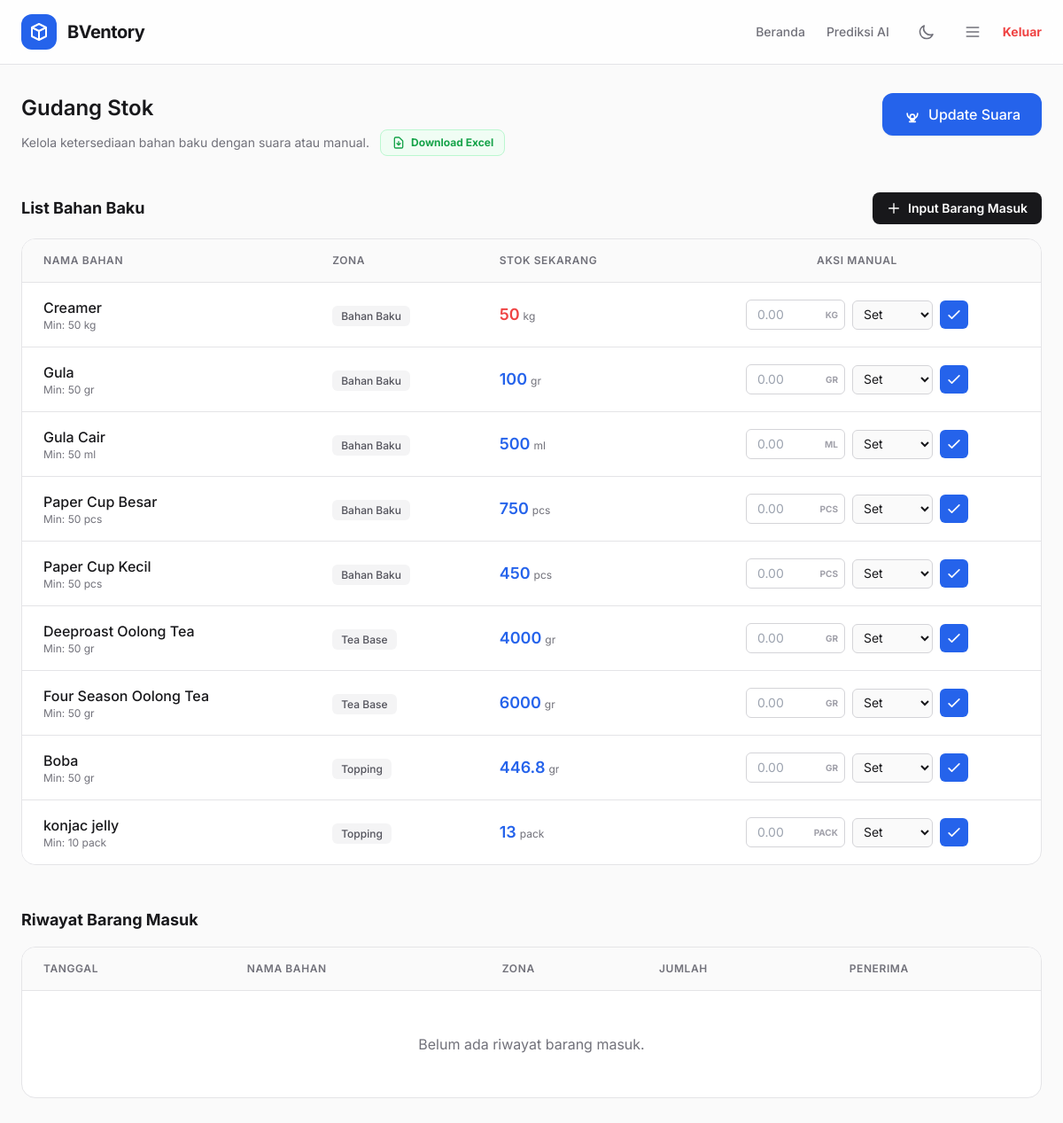
Screenshot of /gudang/ (signed in) with the database file from the repository.
### inventory/models.py (models this page shows, shortened)
class BahanBaku(models.Model):
    ZONA_CHOICES = [('TOPPING', 'Topping'), ('TEA', 'Tea Base'), ('DAIRY', 'Dairy'), ('BAHAN_BAKU', 'Bahan Baku')]
    nama_bahan = models.CharField(max_length=100)
    stok_sekarang = models.FloatField(default=0)
    stok_minimal = models.FloatField(default=50) # Info stok menipis
    satuan = models.CharField(max_length=20, default='gr')
    kategori_zona = models.CharField(max_length=20, choices=ZONA_CHOICES)

### inventory/views.py (the view)
# urls.py: path('gudang/', halaman_gudang, name='halaman_gudang'),
@login_required
def halaman_gudang(request):
    semua_bahan = BahanBaku.objects.all().order_by('kategori_zona', 'nama_bahan')
    riwayat_masuk = BarangMasuk.objects.all()[:10]
    return render(request, 'inventory/gudang.html', {
        'semua_bahan': semua_bahan,
        'riwayat_masuk': riwayat_masuk
    })

### inventory/templates/inventory/gudang.html (shortened to what this page needs)
<!DOCTYPE html>
<html lang="id">
<head>
    <script src="https://cdn.tailwindcss.com"></script>
</head>
<body class="bg-zinc-50 dark:bg-zinc-900 text-zinc-900 dark:text-zinc-100 transition-colors duration-200">
    <header
        class="sticky-header px-6 py-4 mb-8 bg-white/80 dark:bg-zinc-900/80 border-b border-zinc-200 dark:border-zinc-800">
        <div class="max-w-7xl mx-auto flex justify-between items-center">
            <a href="/" class="flex items-center gap-3">
                <div class="w-10 h-10 bg-primary rounded-xl flex items-center justify-center text-white font-bold">
                    <svg class="w-6 h-6" fill="none" stroke="currentColor" viewBox="0 0 24 24">
                        <path stroke-linecap="round" stroke-linejoin="round" stroke-width="2"
                            d="M20 7l-8-4-8 4m16 0l-8 4m8-4v10l-8 4m0-10L4 7m8 4v10M4 7v10l8 4"></path>
                    </svg>
                </div>
                <h1 class="text-xl font-bold tracking-tight hidden sm:block">BVentory</h1>
            </a>
            <div class="flex items-center gap-4">
                <nav class="flex gap-4 sm:gap-6 mr-2">
                    <a href="/"
                        class="text-sm font-medium text-zinc-500 hover:text-primary dark:text-zinc-400 dark:hover:text-zinc-200 transition-colors">Beranda</a>
                    <a href="{% url 'halaman_prediksi' %}"
                        class="text-sm font-medium text-zinc-500 hover:text-primary dark:text-zinc-400 dark:hover:text-zinc-200 transition-colors">Prediksi
                        AI</a>
                </nav>
                <button onclick="toggleDarkMode()"
                    class="p-2 rounded-lg text-zinc-500 hover:bg-zinc-100 dark:text-zinc-400 dark:hover:bg-zinc-800 transition-colors">
                    <svg class="w-5 h-5 block dark:hidden" fill="none" stroke="currentColor" viewBox="0 0 24 24">
                        <path stroke-linecap="round" stroke-linejoin="round" stroke-width="2"
                            d="M20.354 15.354A9 9 0 018.646 3.646 9.003 9.003 0 0012 21a9.003 9.003 0 008.354-5.646z">
                        </path>
                    </svg>
                </button>
                <button onclick="toggleSidebar()"
                    class="p-2 rounded-lg text-zinc-500 hover:bg-zinc-100 dark:text-zinc-400 dark:hover:bg-zinc-800 transition-colors">
                    <svg class="w-5 h-5" fill="none" stroke="currentColor" viewBox="0 0 24 24">
                        <path stroke-linecap="round" stroke-linejoin="round" stroke-width="2"
                            d="M4 6h16M4 12h16M4 18h16"></path>
                    </svg>
                </button>
                <a href="{% url 'logout' %}" onclick="confirmLogout(event)"
                    class="text-sm font-bold text-red-500 hover:text-red-600 {% if request.user.profile.role == 'MANAGER' %}inline-block{% else %}hidden sm:inline{% endif %}">Keluar</a>
            </div>
        </div>
    </header>
    <main class="max-w-7xl mx-auto px-6 pb-20">
        <div class="flex flex-col md:flex-row justify-between items-start md:items-center gap-6 mb-10">
            <div class="flex flex-col gap-2">
                <h2 class="text-2xl font-semibold">Gudang Stok</h2>
                <div class="flex items-center gap-3">
                    <p class="text-zinc-500 dark:text-zinc-400 text-sm">Kelola ketersediaan bahan baku dengan suara atau manual.</p>
                    <a href="{% url 'download_excel_stok' %}" class="flex items-center gap-1.5 text-xs font-bold text-green-600 hover:text-green-700 bg-green-50 dark:bg-green-900/20 px-3 py-1.5 rounded-lg border border-green-200 dark:border-green-800 transition-colors">
                        <svg class="w-4 h-4" fill="none" stroke="currentColor" viewBox="0 0 24 24"><path stroke-linecap="round" stroke-linejoin="round" stroke-width="2" d="M12 10v6m0 0l-3-3m3 3l3-3m2 8H7a2 2 0 01-2-2V5a2 2 0 012-2h5.586a1 1 0 01.707.293l5.414 5.414a1 1 0 01.293.707V19a2 2 0 01-2 2z"></path></svg>
                        Download Excel
                    </a>
                </div>
            </div>
            <div class="flex flex-col items-end gap-2">
                {% if request.user.profile.role != 'MANAGER' %}
                <button id="mic-btn" onclick="toggleRecognition()" class="btn-voice shadow-sm">
                    <svg class="w-5 h-5" fill="none" stroke="currentColor" viewBox="0 0 24 24">
                        <path stroke-linecap="round" stroke-linejoin="round" stroke-width="2"
                            d="M19 11a7 7 0 01-7 7m0 0a7 7 0 01-7-7m7 7v4m0 0H8m4 0h4m-4-10a3 3 0 00-3 3v2a3 3 0 006 0v-2a3 3 0 00-3-3z">
                        </path>
                    </svg>
                    <span>Update Suara</span>
                </button>
                {% endif %}
            </div>
        </div>
        <div class="mb-12">
            <div class="flex justify-between items-center mb-4">
                <h3 class="text-lg font-bold">List Bahan Baku</h3>
                <button onclick="toggleModal('modal-masuk')" class="flex items-center gap-2 px-4 py-2 bg-zinc-900 dark:bg-zinc-100 text-white dark:text-zinc-900 rounded-lg text-sm font-semibold hover:opacity-90 transition-opacity">
                    <svg class="w-4 h-4" fill="none" stroke="currentColor" viewBox="0 0 24 24"><path stroke-linecap="round" stroke-linejoin="round" stroke-width="2" d="M12 4v16m8-8H4"></path></svg>
                    Input Barang Masuk
                </button>
            </div>
            <div class="card overflow-hidden bg-white dark:bg-zinc-800 border border-zinc-200 dark:border-zinc-700">
                <div class="overflow-x-auto">
                    <table class="w-full text-left border-collapse">
                        <thead>
                            <tr class="bg-zinc-50 dark:bg-zinc-800/50 text-zinc-500 dark:text-zinc-400 text-xs uppercase tracking-wider border-b border-zinc-200 dark:border-zinc-700">
                                <th class="sticky-col-header bg-zinc-50 dark:bg-zinc-800 px-6 py-4 font-semibold">Nama Bahan</th>
                                <th class="px-6 py-4 font-semibold">Zona</th>
                                <th class="px-6 py-4 font-semibold">Stok Sekarang</th>
                                <th class="px-6 py-4 font-semibold text-center">Aksi Manual</th>
                            </tr>
                        </thead>
                        <tbody class="divide-y divide-zinc-200 dark:divide-zinc-700">
                            {% for bahan in semua_bahan %}
                            <tr class="hover:bg-zinc-50 dark:hover:bg-zinc-700/50 transition-colors">
                                <td class="sticky-col bg-white dark:bg-zinc-800 px-6 py-4">
                                    <div class="font-medium text-zinc-900 dark:text-zinc-100">{{ bahan.nama_bahan }}</div>
                                    <div class="text-xs text-zinc-500 dark:text-zinc-400">
                                        Min: {{ bahan.stok_minimal|floatformat }} {{ bahan.satuan }}
                                    </div>
                                </td>
                                <td class="px-6 py-4">
                                    <span class="px-2.5 py-1 bg-zinc-100 dark:bg-zinc-700 text-zinc-600 dark:text-zinc-300 rounded-md text-xs font-medium whitespace-nowrap">
                                        {{ bahan.get_kategori_zona_display }}
                                    </span>
                                </td>
                                <td class="px-6 py-4">
                                    <div class="flex items-baseline gap-1">
                                        <span class="text-lg font-semibold {% if bahan.stok_sekarang <= bahan.stok_minimal %}text-red-500{% else %}text-primary{% endif %}">
                                            {% if bahan.satuan == 'pack' or bahan.satuan == 'pcs' %}
                                                {{ bahan.stok_sekarang|floatformat:0 }}
                                            {% else %}
                                                {{ bahan.stok_sekarang|floatformat }}
                                            {% endif %}
                                        </span>
                                        <span class="text-xs text-zinc-500 dark:text-zinc-400">{{ bahan.satuan }}</span>
                                    </div>
                                </td>
                                <td class="px-6 py-4">
                                    {% if request.user.profile.role != 'MANAGER' %}
                                    <form onsubmit="updateManual(event)" class="flex items-center justify-center gap-2">
                                        <div class="relative">
                                            <input type="number" name="stok_baru" step="0.01"
                                                class="w-28 pl-3 pr-8 py-1.5 border border-zinc-300 dark:border-zinc-600 bg-white dark:bg-zinc-800 rounded-md text-sm focus:ring-2 focus:ring-primary outline-none transition-shadow"
                                                placeholder="0.00">
                                            <span id="unit-label-{{ bahan.id }}" class="absolute right-2 top-1/2 -translate-y-1/2 text-[10px] text-zinc-400 font-bold uppercase pointer-events-none">
                                            </span>
                                        </div>
                                        <select name="tipe_update" onchange="updateUnitLabel(this, '{{ bahan.id }}', '{{ bahan.satuan|upper }}')"
                                            class="px-2 py-1.5 bg-zinc-50 dark:bg-zinc-800 border border-zinc-300 dark:border-zinc-600 rounded-md text-sm outline-none focus:ring-2 focus:ring-primary">
                                            <option value="set_kg">Set</option>
                                        </select>
                                        <button type="submit"
                                            class="p-1.5 bg-primary text-white rounded-md hover:bg-primary_hover transition-colors">
                                            <svg class="w-5 h-5" fill="none" stroke="currentColor" viewBox="0 0 24 24">
                                                <path stroke-linecap="round" stroke-linejoin="round" stroke-width="2"
                                                    d="M5 13l4 4L19 7"></path>
                                            </svg>
                                        </button>
                                    </form>
                                    {% else %}
                                    <div class="text-xs text-zinc-400 dark:text-zinc-500 italic text-center font-medium">Hanya Bisa Memantau</div>
                                    {% endif %}
                                </td>
                            </tr>
                            {% endfor %}
                        </tbody>
                    </table>
                </div>
            </div>
        </div>
        <div class="mb-12">
            <h3 class="text-lg font-bold mb-4">Riwayat Barang Masuk</h3>
            <div class="card overflow-hidden bg-white dark:bg-zinc-800 border border-zinc-200 dark:border-zinc-700">
                <div class="overflow-x-auto">
                    <table class="w-full text-left border-collapse">
                        <thead>
                            <tr class="bg-zinc-50 dark:bg-zinc-800/50 text-zinc-500 dark:text-zinc-400 text-xs uppercase tracking-wider border-b border-zinc-200 dark:border-zinc-700">
                                <th class="px-6 py-4 font-semibold">Tanggal</th>
                                <th class="px-6 py-4 font-semibold">Nama Bahan</th>
                                <th class="px-6 py-4 font-semibold">Zona</th>
                                <th class="px-6 py-4 font-semibold">Jumlah</th>
                                <th class="px-6 py-4 font-semibold">Penerima</th>
                            </tr>
                        </thead>
                        <tbody class="divide-y divide-zinc-200 dark:divide-zinc-700">
                            {% for masuk in riwayat_masuk %}
                            <tr class="hover:bg-zinc-50 dark:hover:bg-zinc-700/50 transition-colors">
                                <td class="px-6 py-4 text-sm text-zinc-500 dark:text-zinc-400">
                                    {{ masuk.tanggal|date:"d M Y, H:i" }}
                                </td>
                                <td class="px-6 py-4 font-medium">{{ masuk.bahan.nama_bahan }}</td>
                                <td class="px-6 py-4">
                                    <span class="px-2 py-0.5 bg-zinc-100 dark:bg-zinc-700 rounded text-xs">{{ masuk.zona }}</span>
                                </td>
                                <td class="px-6 py-4">
                                    <span class="text-green-600 font-bold">+{{ masuk.jumlah|floatformat }}</span>
                                    <span class="text-xs text-zinc-400 ml-1">{{ masuk.bahan.satuan }}</span>
                                </td>
                                <td class="px-6 py-4 text-sm">
                                    {{ masuk.penerima }}
                                    {% if masuk.penginput and masuk.penginput.profile.role == 'MANAGER' %}
                                    <span class="text-[10px] font-bold text-amber-600 bg-amber-50 dark:bg-amber-900/20 border border-amber-200 dark:border-amber-800 px-1.5 py-0.5 rounded ml-1.5">Manager</span>
                                    {% endif %}
                                </td>
                            </tr>
                            {% empty %}
                            <tr>
                                <td colspan="5" class="px-6 py-12 text-center text-zinc-500">Belum ada riwayat barang masuk.</td>
                            </tr>
                            {% endfor %}
                        </tbody>
                    </table>
                </div>
            </div>
        </div>
    </main>
</body>
</html>

### inventory/templates/inventory/gudang.html (style rules this page uses)
body { font-family: 'Inter', sans-serif; }
.sticky-header { position: sticky; top: 0; z-index: 40; backdrop-filter: blur(8px); }
.card { border-radius: 1rem; transition: transform 0.2s, box-shadow 0.2s; }
.btn-voice { background: #2563eb; color: white; padding: 0.75rem 1.5rem; border-radius: 0.75rem; font-weight: 500; display: flex; align-items: center; gap: 0.5rem; transition: all 0.2s; }
.sticky-col { position: sticky; left: 0; z-index: 10; }
.sticky-col-header { position: sticky; left: 0; z-index: 20; }

### rows the page displays
BahanBaku: nama_bahan "Creamer", stok_minimal "50", satuan "kg", kategori_zona "Bahan Baku", stok_sekarang "50", tipe_update "Set"
BahanBaku: nama_bahan "Gula", stok_minimal "50", satuan "gr", kategori_zona "Bahan Baku", stok_sekarang "100", tipe_update "Set"
BahanBaku: nama_bahan "Gula Cair", stok_minimal "50", satuan "ml", kategori_zona "Bahan Baku", stok_sekarang "500", tipe_update "Set"
BahanBaku: nama_bahan "Paper Cup Besar", stok_minimal "50", satuan "pcs", kategori_zona "Bahan Baku", stok_sekarang "750", tipe_update "Set"
BahanBaku: nama_bahan "Paper Cup Kecil", stok_minimal "50", satuan "pcs", kategori_zona "Bahan Baku", stok_sekarang "450", tipe_update "Set"
BahanBaku: nama_bahan "Deeproast Oolong Tea", stok_minimal "50", satuan "gr", kategori_zona "Tea Base", stok_sekarang "4000", tipe_update "Set"
BahanBaku: nama_bahan "Four Season Oolong Tea", stok_minimal "50", satuan "gr", kategori_zona "Tea Base", stok_sekarang "6000", tipe_update "Set"
BahanBaku: nama_bahan "Boba", stok_minimal "50", satuan "gr", kategori_zona "Topping", stok_sekarang "446.8", tipe_update "Set"
BahanBaku: nama_bahan "konjac jelly", stok_minimal "10", satuan "pack", kategori_zona "Topping", stok_sekarang "13", tipe_update "Set"
